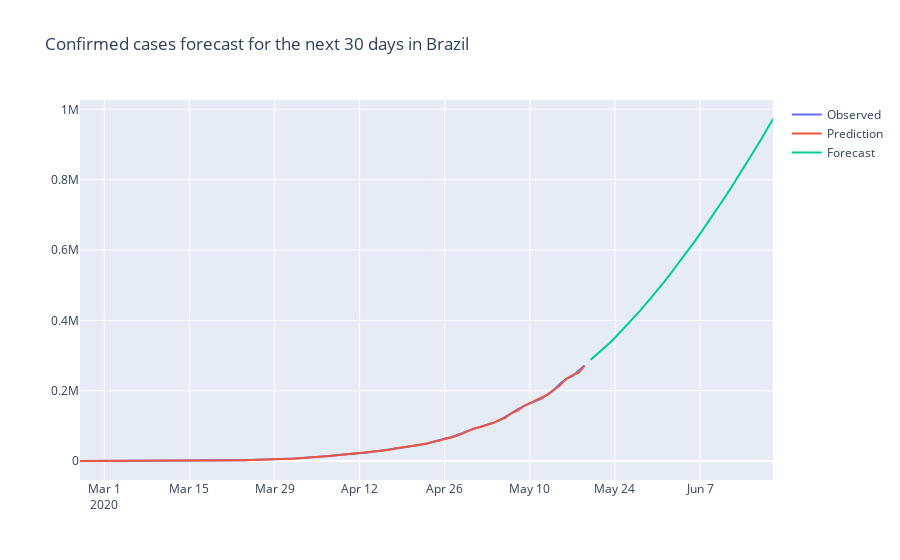

The code cell stored with this chart in its notebook:
### Code cell
fig = go.Figure(go.Scatter(
                x = confirmed_cases.index, y = confirmed_cases, name = 'Observed'
               ))

fig.add_trace(go.Scatter(
    x = confirmed_cases.index, y=model.predict_in_sample(), name = 'Prediction'
))

fig.add_trace(go.Scatter(
    x = pd.date_range('2020-05-20', '2020-06-20'), y = model.predict(31), name = 'Forecast'
))

fig.update_layout(title= 'Confirmed cases forecast for the next 30 days in Brazil')
fig.show()
